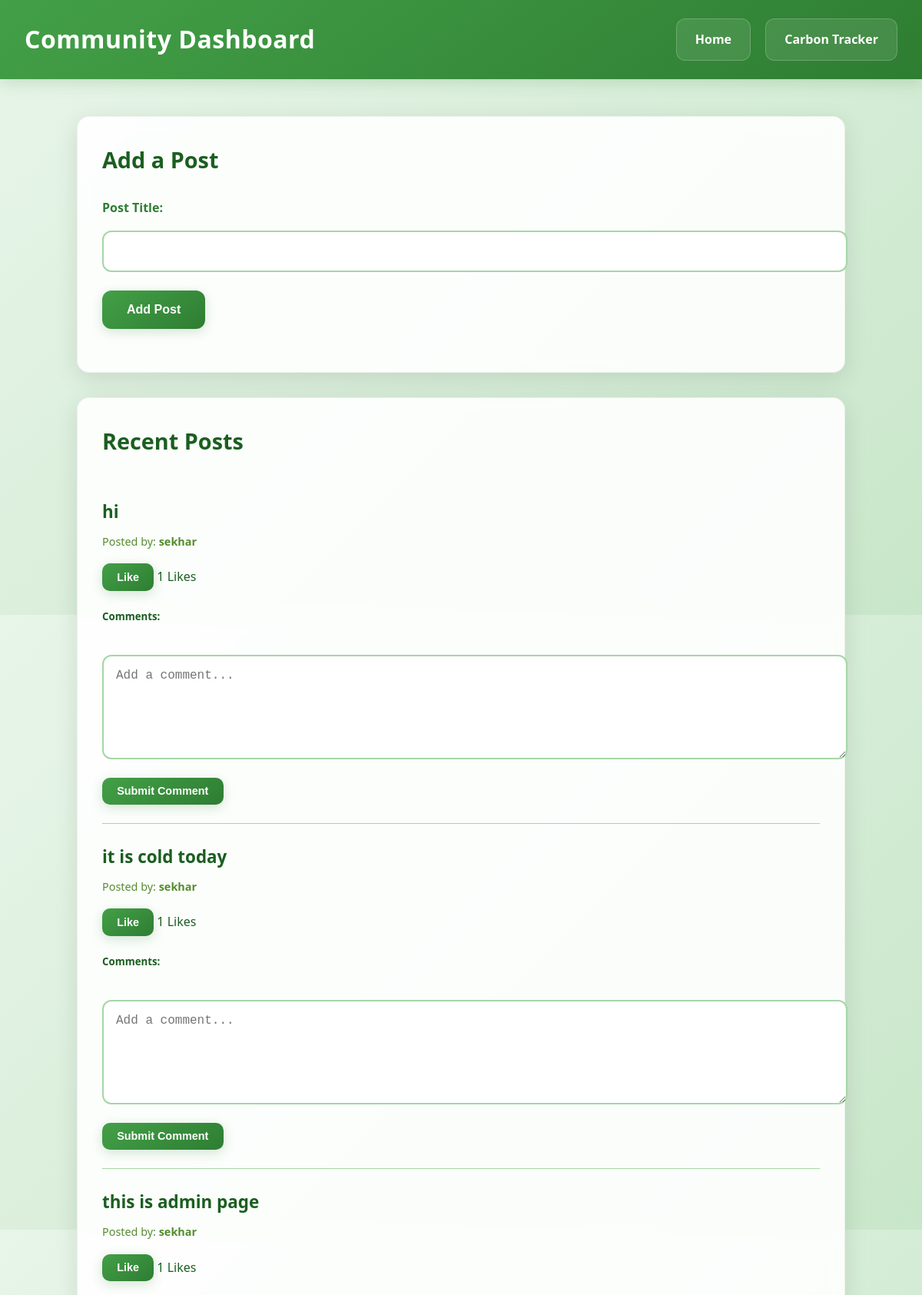
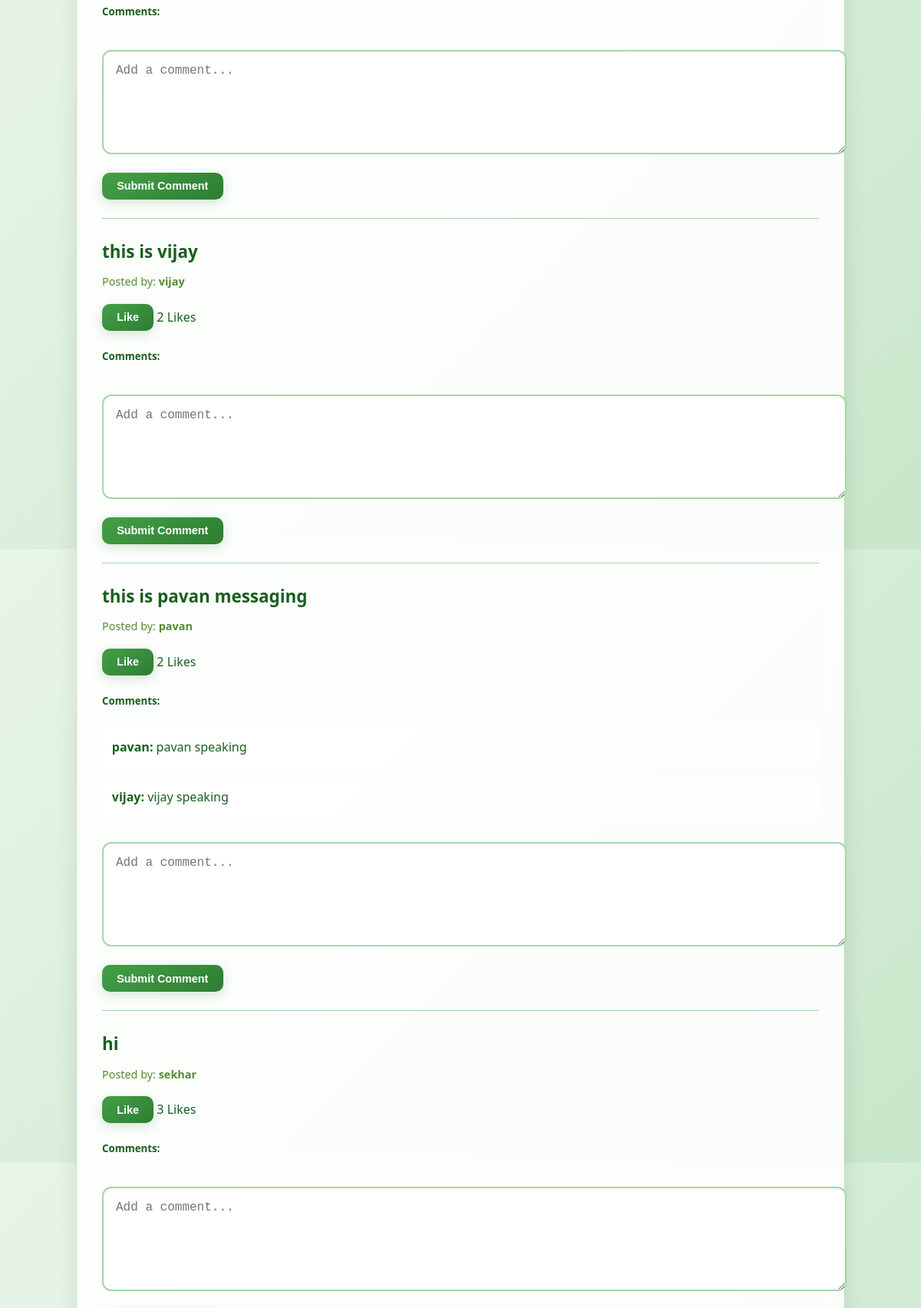
The app's page /community (upper part) with its own data (2 pictures, top to bottom).
### tables this page shows
CREATE TABLE community_posts (
    id INTEGER PRIMARY KEY AUTOINCREMENT,
    title TEXT NOT NULL,
    username TEXT NOT NULL,
    likes INTEGER DEFAULT 0,
    created_at TIMESTAMP DEFAULT CURRENT_TIMESTAMP
);

CREATE TABLE comments(id INTEGER PRIMARY KEY AUTOINCREMENT,
            post_id INTEGER,
            user_id INTEGER,
            content TEXT,
            created_at TIMESTAMP DEFAULT CURRENT_TIMESTAMP,
            FOREIGN KEY(post_id) REFERENCES posts(id),
            FOREIGN KEY(user_id) REFERENCES infosys(id));

### app.py (the view, shortened to what this page needs)
@app.route('/community', methods=['GET', 'POST'])
def community():
    cursor.execute("SELECT * FROM community_posts ORDER BY created_at DESC")
    posts = cursor.fetchall()
    post_list = []
    for post in posts:
        post_id = post[0]
        cursor.execute("SELECT * FROM comments WHERE post_id=?", (post_id,))
        comments = cursor.fetchall()
        cursor.execute("SELECT COUNT(*) FROM post_likes WHERE post_id=?", (post_id,))
        like_count = cursor.fetchone()[0]
        post_list.append({
            'id': post[0],
            'title': post[1],
            'username': post[2],
            'likes': like_count,
            'comments': [{'user_id': comment[2], 'content': comment[3]} for comment in comments]
        })
    return render_template(
        'community.html',
        posts=post_list,
        userId=session.get('userId', None),
        username=session.get('username', 'Anonymous')
    )

### templates/community.html (shortened to what this page needs)
<!DOCTYPE html>
<html lang="en">
<head>
</head>
<body>
    <header>
        <h1>Community Dashboard</h1>
        <nav>
            <a href="{{url_for('home')}}" class="nav-button">Home</a>
            <a href="{{url_for('carbon_tracker')}}" class="nav-button">Carbon Tracker</a>
        </nav>
    </header>
    <div class="community-section">
        <div class="community-card">
            <h3>Add a Post</h3>
            <form action="/community" method="POST">
                <div class="form-group">
                    <label for="post-title">Post Title:</label>
                    <input type="text" id="post-title" name="title" required>
                </div>
                <div class="form-group">
                    <button type="submit">Add Post</button>
                </div>
            </form>
        </div>
        <div class="community-card">
            <h3>Recent Posts</h3>
            <ul class="community-list">
                {% for post in posts %}
                <li class="community-item">
                    <h4>{{ post.title }}</h4>
                    <div class="posted-by">Posted by: <strong>{{ post.username }}</strong></div>
                    <div class="likes-comments">
                        <form class="like-form" data-post-id="{{ post.id }}">
                            <button type="submit" class="like-button">Like</button>
                            <span id="likes-count-{{ post.id }}">{{ post.likes }} Likes</span>
                        </form>
                    </div>
                    <div class="comments-section">
                        <h5>Comments:</h5>
                        <ul class="comments-list" id="comments-list-{{ post.id }}">
                            {% for comment in post.comments %}
                            <li>
                                <strong>{{ comment.user_id }}:</strong> {{ comment.content }}
                            </li>
                            {% endfor %}
                        </ul>
                        <form class="comment-form" data-post-id="{{ post.id }}">
                            <textarea name="content" placeholder="Add a comment..." required></textarea>
                            <button type="submit" class="comment-button">Submit Comment</button>
                        </form>
                    </div>
                </li>
                {% endfor %}
            </ul>
        </div>
    </div>
</body>
</html>

### templates/community.html (style rules this page uses)
body { font-family: 'Segoe UI', system-ui, -apple-system, sans-serif; margin: 0; padding: 0; background: linear-gradient(135deg, #e8f5e9 0%, #c8e6c9 100%); color: #1b5e20; line-height: 1.7; min-height: 100vh; }
header { background: linear-gradient(145deg, #43a047, #2e7d32); color: white; padding: 1.5rem 2rem; display: flex; justify-content: space-between; align-items: center; box-shadow: 0 4px 20px rgba(46, 125, 50, 0.2); }
header h1 { margin: 0; font-size: 2rem; font-weight: 700; letter-spacing: 0.5px; }
nav { display: flex; gap: 1.2rem; }
.nav-button { color: white; text-decoration: none; padding: 0.8rem 1.5rem; border-radius: 12px; background: rgba(255, 255, 255, 0.1); font-weight: 600; transition: all 0.3s cubic-bezier(0.4, 0, 0.2, 1); border: 1px solid rgba(255, 255, 255, 0.2); }
.community-section { max-width: 1000px; margin: 3rem auto; padding: 0 1.5rem; }
.community-card { background-color: rgba(255, 255, 255, 0.9); border-radius: 16px; box-shadow: 0 8px 30px rgba(0, 0, 0, 0.1); padding: 2rem; margin-bottom: 2rem; transition: all 0.3s ease; backdrop-filter: blur(10px); border: 1px solid rgba(67, 160, 71, 0.1); }
h3 { margin: 0 0 1.5rem 0; font-size: 1.8rem; color: #1b5e20; font-weight: 700; }
.form-group { margin-bottom: 1.5rem; }
label { display: block; margin-bottom: 0.5rem; font-weight: 600; color: #2e7d32; }
input[type="text"], textarea { width: 100%; padding: 1rem; margin-top: 0.5rem; border: 2px solid #a5d6a7; border-radius: 12px; font-size: 1rem; background-color: rgba(255, 255, 255, 0.9); transition: all 0.3s ease; }
button { background: linear-gradient(145deg, #43a047, #2e7d32); color: white; padding: 1rem 2rem; border: none; border-radius: 12px; font-size: 1rem; font-weight: 600; cursor: pointer; transition: all 0.3s cubic-bezier(0.4, 0, 0.2, 1); box-shadow: 0 4px 15px rgba(46, 125, 50, 0.2); }
.community-list { list-style: none; padding: 0; }
.community-item { border-bottom: 1px solid #a5d6a7; padding: 1.5rem 0; }
.community-item h4 { margin: 0 0 0.5rem 0; font-size: 1.4rem; color: #1b5e20; }
.posted-by { font-size: 0.9rem; color: #558b2f; margin-bottom: 1rem; }
.likes-comments { display: flex; align-items: center; gap: 1rem; margin: 1rem 0; }
.like-button, .comment-button { padding: 0.6rem 1.2rem; font-size: 0.9rem; border-radius: 10px; }
.comments-section { margin-top: 1rem; }
.comments-list { list-style: none; padding: 0; margin: 1rem 0; }
.comments-list li { background-color: rgba(255, 255, 255, 0.5); padding: 0.8rem; margin-bottom: 0.8rem; border-radius: 8px; }
.comment-form textarea { min-height: 100px; resize: vertical; margin: 1rem 0; }

### records on screen
community_posts: title "hi", username "sekhar", likes "1"
community_posts: title "it is cold today", username "sekhar", likes "1"
community_posts: title "this is admin page", username "sekhar", likes "1"
community_posts: title "this is vijay", username "vijay", likes "2"
community_posts: title "this is pavan messaging", username "pavan", likes "2"
comments: user_id "pavan", content "pavan speaking"
comments: user_id "vijay", content "vijay speaking"
community_posts: title "hi", username "sekhar", likes "3"
